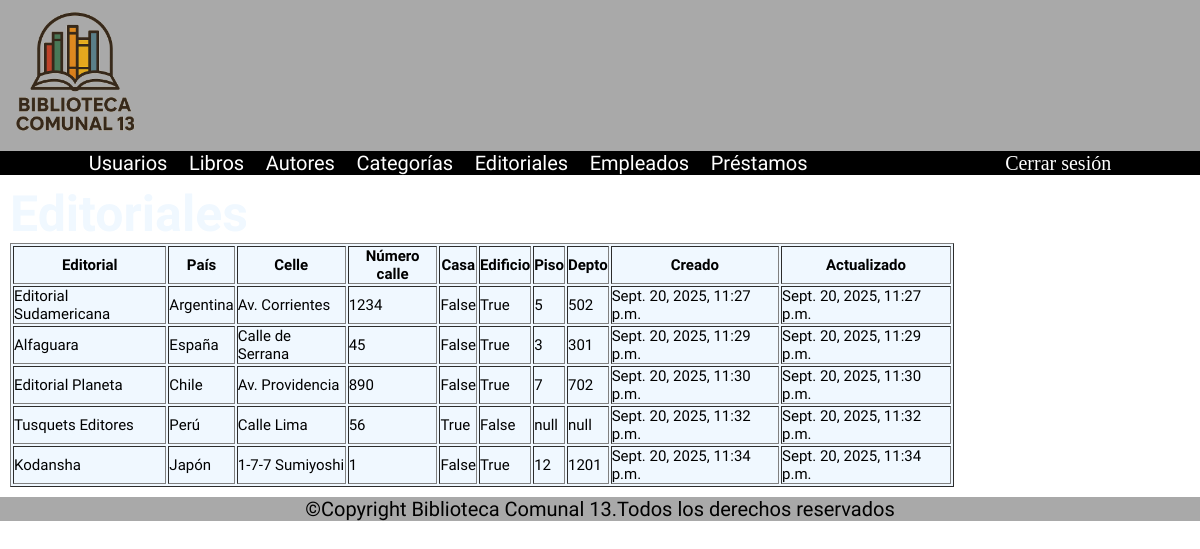
The app's page /editoriales/lista/, older data.
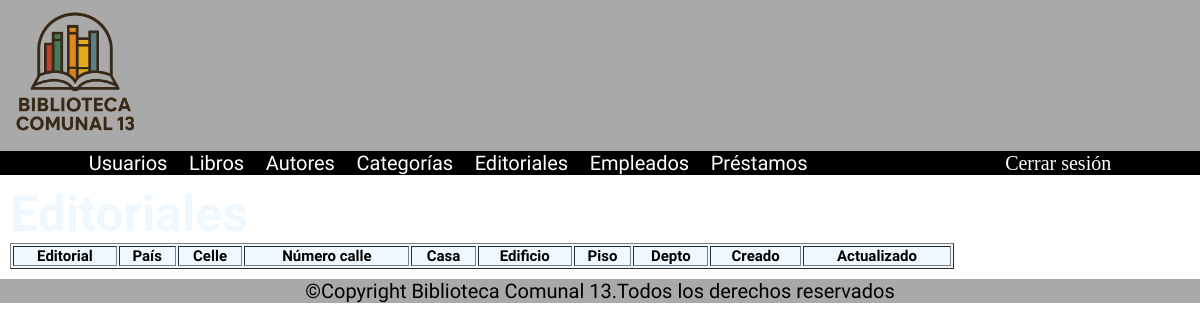
The same page, newer data.
### apps/editoriales/models.py (models this page shows, shortened)
class Editorial(models.Model):
    nombre_editorial = models.CharField(max_length=100, null=False, blank=False)
    pais_editorial = models.CharField(max_length=50)
    calle_editorial = models.CharField(max_length=100)
    numero_calle_editorial = models.IntegerField()
    casa_editorial = models.BooleanField(default=False)
    edificio_editorial = models.BooleanField(default=False)
    piso_editorial = models.CharField(max_length=10)
    departamento_numero_casa_editorial = models.CharField(max_length=10)
    created_at = models.DateTimeField(auto_now_add=True)
    updated_at = models.DateTimeField(auto_now=True)

### apps/editoriales/views.py (the view)
# urls.py: path('lista/',lista_editoriales,name='lista_editoriales')
def lista_editoriales(request):
    return render(request=request,
                  template_name='editoriales.html',
                  context={"editoriales":Editorial.objects.all()})

### templates/editoriales.html (shortened to what this page needs)
{% load static %}
<!DOCTYPE html>
<html lang="en">
<head>
    <link rel="stylesheet" href="{% static 'css/styles.css' %}">
</head>
<body>
  <header>
    <img src="{% static './multimedia/logo_BC13.png' %}" width="150">
  </header>
  <nav class="nav__flex font__white">
    <ul class="bona-nova-sc-regular">
      <li><a href="{% url 'lista_usuarios' %}">Usuarios</a></li>
      <li><a href="{% url 'lista_libros' %}">Libros</a></li>
      <li><a href="{% url 'lista_autores' %}">Autores</a></li>
      <li><a href="{% url 'lista_categorias' %}">Categorías</a></li>
      <li><a href="{% url 'lista_editoriales' %}">Editoriales</a></li>
      <li><a href="{% url 'lista_empleados' %}">Empleados</a></li>
      <li><a href="{% url 'lista_prestamos' %}">Préstamos</a></li>
    </ul>
    <a href="{% url 'logout' %}">Cerrar sesión</a>
  </nav>
  <main>
    <h1 class="bona-nova-sc-bold font__white">Editoriales</h1>
    <table border="1" class="bona-nova-sc-regular">
  <thead>
    <tr>
      <th><strong>Editorial</strong></th>
      <th><strong>País</strong></th>
      <th><strong>Celle</strong></th>
      <th><strong>Número calle</strong></th>
      <th><strong>Casa</strong></th>
      <th><strong>Edificio</strong></th>
      <th><strong>Piso</strong></th>
      <th><strong>Depto</strong></th>
      <th><strong>Creado</strong></th>
      <th><strong>Actualizado</strong></th>
    </tr>
  </thead>
  <tbody>
    {%for editorial in editoriales%}
    <tr>
      <td>{{editorial.nombre_editorial}}</td>
      <td>{{editorial.pais_editorial}}</td>
      <td>{{editorial.calle_editorial}}</td>
      <td>{{editorial.numero_calle_editorial}}</td>
      <td>{{editorial.casa_editorial}}</td>
      <td>{{editorial.edificio_editorial}}</td>
      <td>{{editorial.piso_editorial}}</td>
      <td>{{editorial.departamento_numero_casa_editorial}}</td>
      <td>{{editorial.created_at}}</td>
      <td>{{editorial.updated_at}}</td>
    </tr>
    {% endfor %}
  </tbody>
</table>
  </main>
  <footer>
    <p class="bona-nova-sc-regular align__center">©Copyright Biblioteca Comunal 13.Todos los derechos reservados</p>
  </footer>
</body>
</html>

Row changes from the older to the newer data that the page shows:
removed Editorial: nombre_editorial "Editorial Sudamericana", pais_editorial "Argentina", calle_editorial "Av. Corrientes", numero_calle_editorial "1234", casa_editorial "False", edificio_editorial "True", piso_editorial "5", departamento_numero_casa_editorial "502", created_at "Sept. 20, 2025, 11:27 p.m.", updated_at "Sept. 20, 2025, 11:27 p.m."
removed Editorial: nombre_editorial "Alfaguara", pais_editorial "España", calle_editorial "Calle de Serrana", numero_calle_editorial "45", casa_editorial "False", edificio_editorial "True", piso_editorial "3", departamento_numero_casa_editorial "301", created_at "Sept. 20, 2025, 11:29 p.m.", updated_at "Sept. 20, 2025, 11:29 p.m."
removed Editorial: nombre_editorial "Editorial Planeta", pais_editorial "Chile", calle_editorial "Av. Providencia", numero_calle_editorial "890", casa_editorial "False", edificio_editorial "True", piso_editorial "7", departamento_numero_casa_editorial "702", created_at "Sept. 20, 2025, 11:30 p.m.", updated_at "Sept. 20, 2025, 11:30 p.m."
removed Editorial: nombre_editorial "Tusquets Editores", pais_editorial "Perú", calle_editorial "Calle Lima", numero_calle_editorial "56", casa_editorial "True", edificio_editorial "False", piso_editorial "null", departamento_numero_casa_editorial "null", created_at "Sept. 20, 2025, 11:32 p.m.", updated_at "Sept. 20, 2025, 11:32 p.m."
removed Editorial: nombre_editorial "Kodansha", pais_editorial "Japón", calle_editorial "1-7-7 Sumiyoshi", numero_calle_editorial "1", casa_editorial "False", edificio_editorial "True", piso_editorial "12", departamento_numero_casa_editorial "1201", created_at "Sept. 20, 2025, 11:34 p.m.", updated_at "Sept. 20, 2025, 11:34 p.m."
